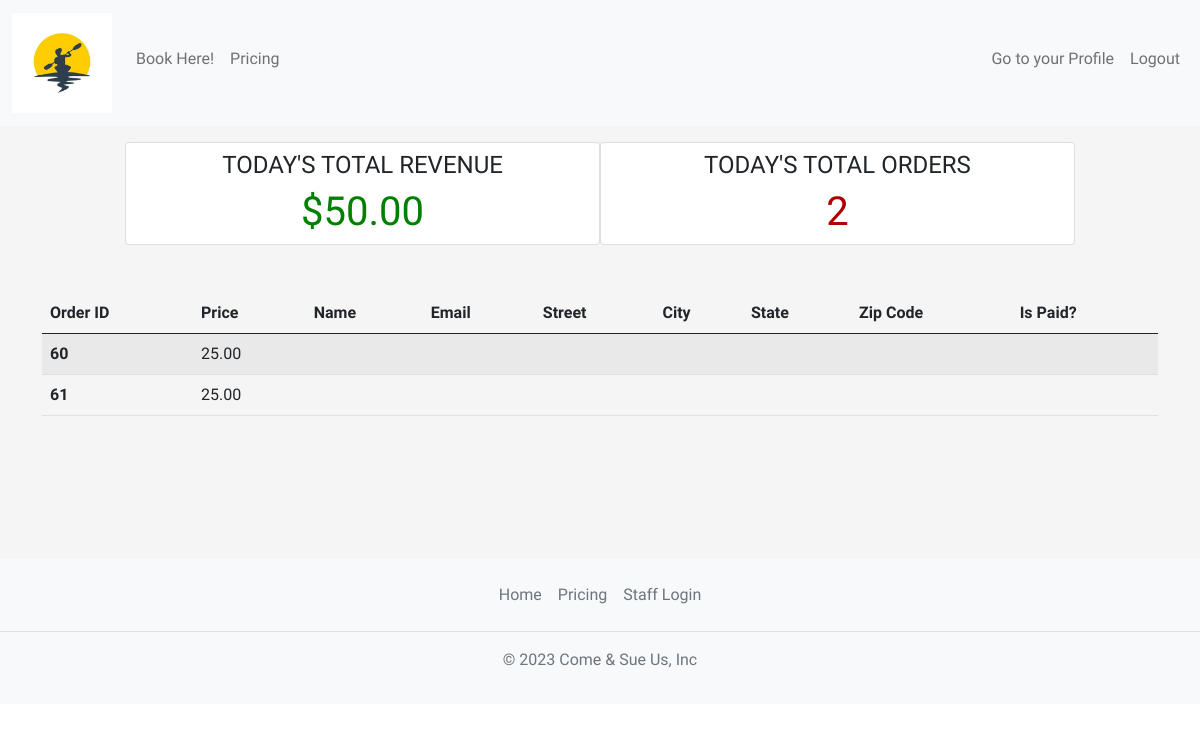
Page /staff/dashboard/ (signed in) on the earlier database version.
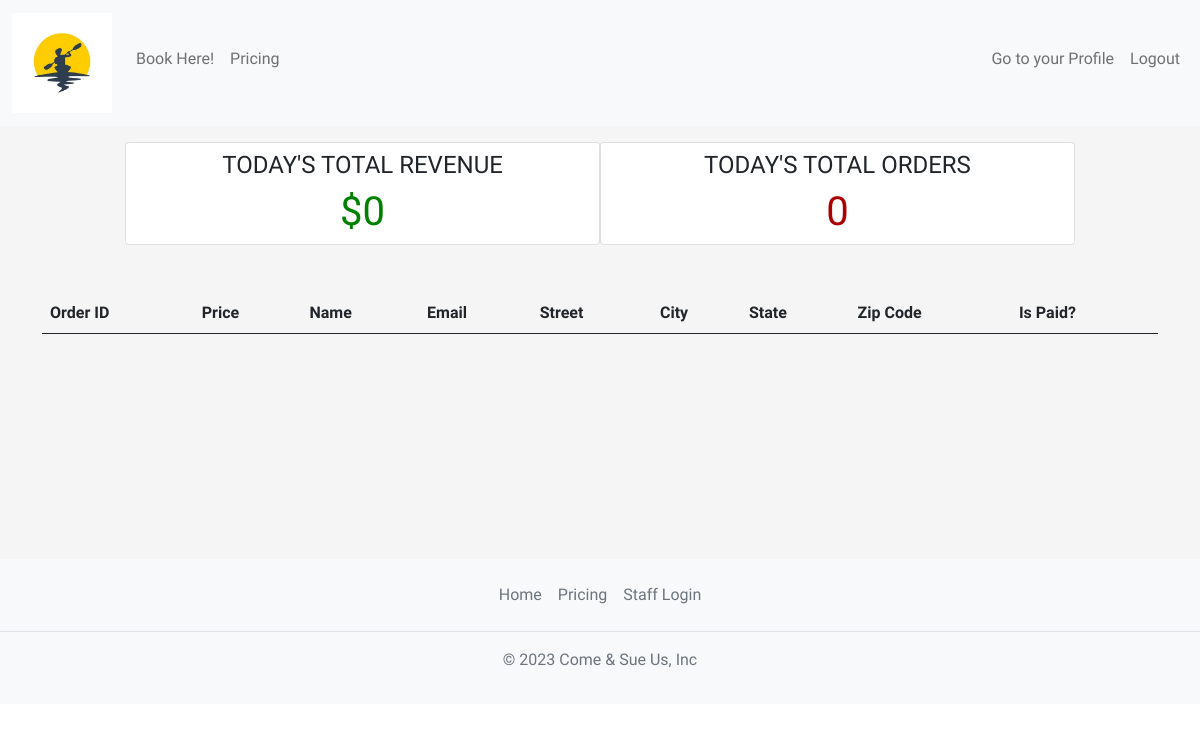
Same page on the later database version.
### home/models.py (models this page shows, shortened)
class OrderModel(models.Model):
    STATUS = (
        ('Awaiting Pickup', 'Awaiting Pickup'),
        ('Delivered', 'Delivered'),
    )
    user = models.ForeignKey(get_user_model(), on_delete=models.SET_NULL, null=True)
    created_on = models.DateTimeField(auto_now_add=True)
    price = models.DecimalField(max_digits=7, decimal_places=2)
    status = models.CharField(max_length=200, null=True, choices=STATUS)
    items = models.ManyToManyField(
        'Variant', related_name='order', blank=True)

### staff/views.py (the view)
# urls.py: path('dashboard/', Dashboard.as_view(), name='dashboard'),
class Dashboard(LoginRequiredMixin, UserPassesTestMixin, View):
    def get(self, request, *args, **kwargs):
        today = datetime.today()
        orders = OrderModel.objects.filter(
            created_on__year=today.year, created_on__month=today.month, created_on__day=today.day)
        total_revenue = 0
        for order in orders:
            total_revenue += order.price
        context = {
            'orders': orders,
            'total_revenue': total_revenue,
            'total_orders': len(orders)
        }
        return render(request, 'staff/dashboard.html', context)
    def test_func(self):
        return self.request.user.groups.filter(name='Staff').exists()

### staff/templates/staff/dashboard.html (shortened to what this page needs)
{% extends 'base.html' %}
{% block content %}
    <div class="container">
        <div class="row justify-content-center mt-3">
            <div class="card col-md-5 mr-3">
                <h4 class="text-center pt-2">Today's Total Revenue</h4>
                <h1 class="text-center" style="color: green;">${{ total_revenue }}</h1>
            </div>
            <div class="card col-md-5 mr-3">
                <h4 class="text-center pt-2">Today's Total Orders</h4>
                <h1 class="text-center" style="color: #ad0003;">{{ total_orders }}</h1>
            </div>
        </div>
        <div class="row justify-content-center">
            <div class="col-md-12 mt-5">
                <table class="table table-hover table-striped">
                    <thead>
                        <tr>
                            <th scope="col">Order ID</th>
                            <th scope="col">Price</th>
                            <th scope="col">Name</th>
                            <th scope="col">Email</th>
                            <th scope="col">Street</th>
                            <th scope="col">City</th>
                            <th scope="col">State</th>
                            <th scope="col">Zip Code</th>
                            <th scope="col">Is Paid?</th>
                        </tr>
                    </thead>
                    <tbody>
                        {% for order in orders %}
                        <tr>
                            <th scope="row">{{ order.pk }}</th>
                            <td>{{ order.price }}</td>
                            <td>{{ order.name }}</td>
                            <td>{{ order.email }}</td>
                            <td>{{ order.street }}</td>
                            <td>{{ order.city }}</td>
                            <td>{{ order.state }}</td>
                            <td>{{ order.zip_code }}</td>
                            <td>
                            </td>
                        </tr>
                        {% endfor %}
                    </tbody>
                </table>
            </div>
        </div>
    </div>
{% endblock content %}

### templates/base.html (shortened to what this page needs)
{% load static %}
<!DOCTYPE html>
<html lang="en">
<head>
    {% block css %}
    <link href="https://cdn.jsdelivr.net/npm/bootstrap@5.0.2/dist/css/bootstrap.min.css" rel="stylesheet"
>
    <link rel="stylesheet" href="{% static '/css/style.css' %}">
    {% endblock %}
</head>
<body>
    {% include 'includes/header.html' %}
    <main>
        {% block content %}{% endblock %}
    </main>
    {% include 'includes/footer.html' %}
</body>
</html>

### templates/includes/header.html (shortened to what this page needs)
{% load static %}
<header>
  <nav class="navbar navbar-expand-lg navbar-light bg-light">
    <div class="container-fluid">
      <a class="navbar-brand" href="{% url 'home' %}"><img src="{% static 'images/kayak-1.webp' %}" alt="Kayak Logo" class="logo"></a>
      <div class="collapse navbar-collapse" id="navbarNav">
        <ul class="navbar-nav me-auto mb-2">
          {% if user.is_authenticated %}
          <li class="nav-item">
            <a class="nav-link" href="{% url 'order' %}">Book Here!</a>
          </li>
          {% endif %}
          <li class="nav-item">
            <a class="nav-link" href="{% url 'pricing' %}">Pricing</a>
          </li>
        </ul>
          <ul class="navbar-nav ml-auto mb-2">
          {% if user.is_authenticated %}
          <li class="nav-item">
            <a href="{% url 'profile' %}" class="nav-link">Go to your Profile</a>
          </li>
          <a class="nav-link" href="{% url 'account_logout' %}">Logout</a>
          {% endif %}
          </ul>
      </div>
    </div>
  </nav>
</header>

### templates/includes/footer.html
<footer class="py-3 bg-light text-dark">
    <ul class="nav justify-content-center border-bottom pb-3 mb-3">
      <li class="nav-item"><a href="{% url 'home' %}" class="nav-link px-2 text-muted">Home</a></li>
      <li class="nav-item"><a href="{% url 'pricing' %}" class="nav-link px-2 text-muted">Pricing</a></li>
      <li class="nav-item"><a href="{% url 'dashboard' %}" class="nav-link px-2 text-muted">Staff Login</a></li>
    </ul>
    <p class="text-center text-muted">© 2023 Come & Sue Us, Inc</p>
  </footer>

### static/css/style.css (style rules this page uses)
html, body { height: 100%; font-family: 'Days One', sans-serif; font-family: 'Kdam Thmor Pro', sans-serif; }
body { display: flex; flex-direction: column; position: relative; margin: 0; padding-bottom: 6rem; }
h1, h2, h3, h4, h5, h6 { text-transform: uppercase; }
main { flex: 1 0 auto; background-color: whitesmoke; }
a { text-decoration: underline; color: green; }
.logo { max-height: 100px; }

Differences in the rows shown:
removed OrderModel: pk "60", price "25.00"
removed OrderModel: pk "61", price "25.00"
Other differences:
{{ total_revenue }}: "50.00" → "0"
{{ total_orders }}: "2" → "0"
